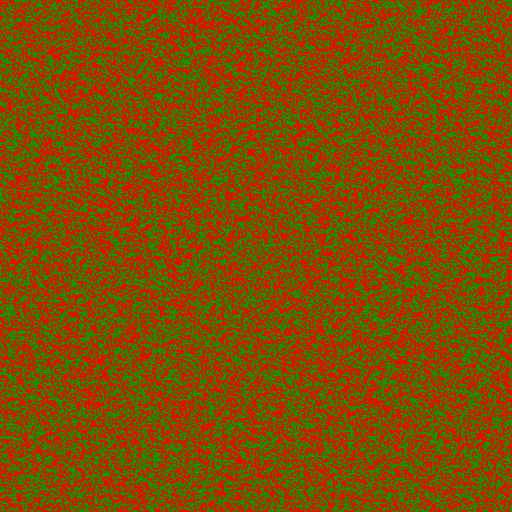
Frame 1 (no input)
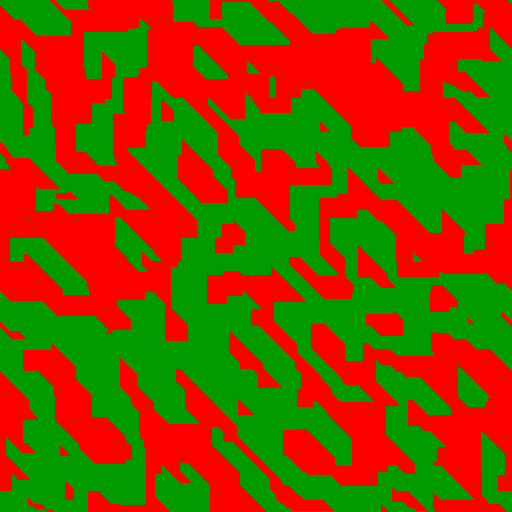
Frame 60 (the mouse pressed at the canvas centre just before this capture)
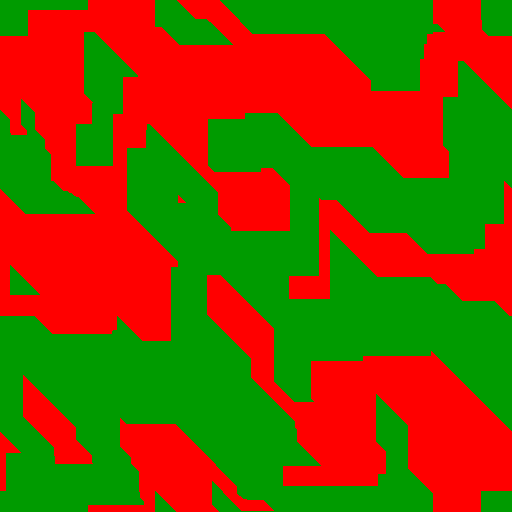
Frame 120 (the mouse held since frame 60 and released just before this capture)

The Processing sketch that drew these frames (run headless with seeded random() and noise(); from frame 60 on, the mouse is pressed at the canvas centre):

// Processing sketch: ToomsRule
// ── ToomsRule.pde
PGraphics image;
color cPve = color(0, 155, 0);
color cNve = color(255, 0, 0);

void setup() {
  size(512, 512);

  image = createGraphics(width, height);

  //seed field

  image.beginDraw();

  //Random seeding

  for (int i=0; i<width; i++) {
    for (int j=0; j<height; j++) {
      image.set(i, j, (random(1)>.5)?cPve:cNve);
    }
  }

  image.endDraw();
  image(image, 0, 0);
}

void draw() {
  PGraphics temp = createGraphics(width, height);
  temp.beginDraw();
  for (int i=0; i<width; i++) {
    for (int j=0; j<height; j++) {
      temp.set(i,j,(calculatePolarity(i,j)>0)?cPve:cNve);
    }
  }
  temp.endDraw();
  
  image.beginDraw();
  image.image(temp,0,0);
  image.endDraw();
  
  image(image,0,0);  
}

int calculatePolarity(int x, int y) {
  int i = 0;
  int xe = (x+1)==width?0:x+1;
  int yn = (y-1)<0?height-1:y-1;
  
  i += (image.get(x,y)==cPve)?1:-1;
  i += (image.get(x,yn)==cPve)?1:-1;
  i += (image.get(xe,y)==cPve)?1:-1;
  
  return i;
}
